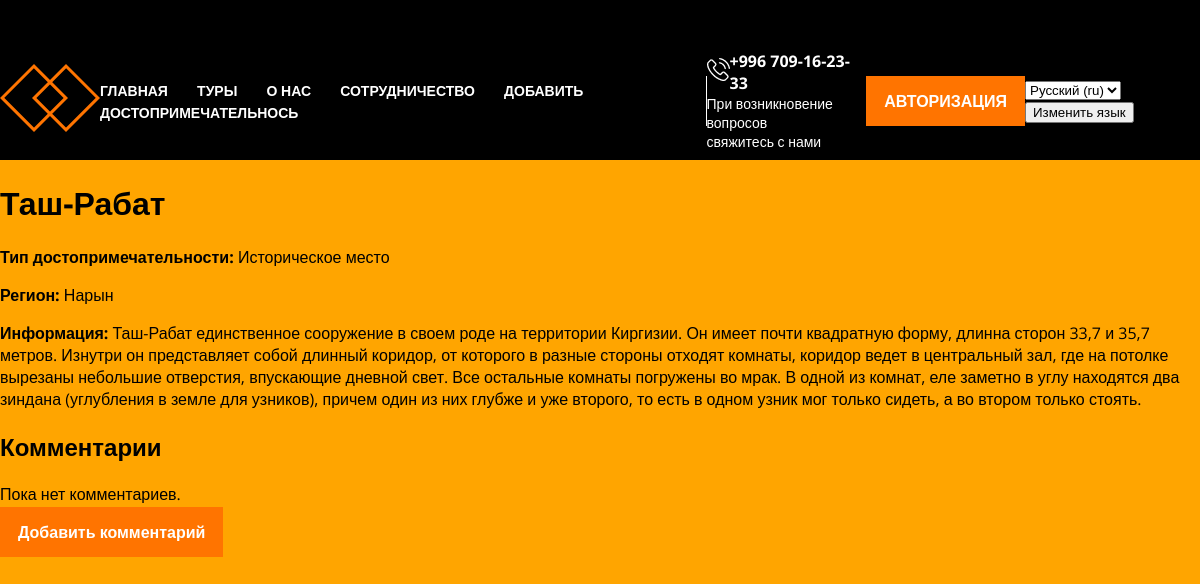
The page /ru/4 on the database its author committed.
### main/models.py (models this page shows, shortened)
class Attraction(models.Model):
    attraction = models.CharField('Достопримечательность', max_length=50)
    attraction_type = models.CharField('Тип достопримечательности', max_length=50)
    region = models.CharField('Регион', max_length=50)
    information = models.TextField('Информация')
    class Meta:
        verbose_name = 'Достопримечательность'
        verbose_name_plural = 'Достопримечательности'

### main/views.py (the view)
# urls.py: path('<int:pk>',views.AttractionDetailView.as_view(), name='attraction-detail'),
class AttractionDetailView(DetailView):
    model = Attraction
    template_name = 'main/details_view.html'
    context_object_name = 'attraction'

### main/templates/main/details_view.html (shortened to what this page needs)
{% extends 'main/layout.html' %}
{% load static i18n %}
{% block content %}
    <h1>{{ attraction.attraction}}</h1>
    <p><strong>{% trans "Тип достопримечательности:" %}</strong> {{ attraction.attraction_type }}</p>
    <p><strong>{% trans "Регион:" %}</strong> {{ attraction.region }}</p>
    <p><strong>{% trans "Информация:" %}</strong> {{ attraction.information }}</p>
    <h2>{% trans "Комментарии" %}</h2>
    {% if attraction.comments.all %}
            {% for comment in attraction.comments.all %}
                    <p><strong>{% trans "Пользователь:" %}</strong> {{ comment.user }}</p>
                    <p><strong>{% trans "Тема:" %}</strong> {{ comment.subject }}</p>
                    <p><strong>{% trans "Сообщение:" %}</strong> {{ comment.message }}</p>
                    <form method="post" action="{% url 'unpublish_comment' comment.id %}">
                        {% csrf_token %}
                    <button class="btn btn-warning" type="submit">{% trans "Снять с публикации" %}</button><br><br>
                    </form>
                    {% if success_message %}
                        <div id="success-message" class="alert alert-success" role="alert">
                        {{ success_message }}
                        </div>
                    {% endif %}
            {% endfor %}
    {% else %}
        <p>{% trans "Пока нет комментариев." %}</p>
    {% endif %}
    <a class='button' href='{% url "add_comment" attraction.id %}'>{% trans "Добавить комментарий" %}</a>
{% endblock %}

### main/static/main/css/main.css (style rules this page uses)
body { background-color: orange; margin: 0; font-family: 'Open Sans', sans-serif; }
.button { background-color: #FF7400; color: #fff; text-decoration: none; padding: 14px 18px; font-weight: 700; transition: background-color 0.2s linear; }

### rows shown on the page
Attraction: attraction "Таш-Рабат", attraction_type "Историческое место", region "Нарын", information "Таш-Рабат единственное сооружение в своем роде на территории Киргизии. Он имеет почти квадратную форму, длинна сторон 33,7 и 35,7 метров. Изнутри он представляет собой длинный коридор, от которого в разные стороны отходят комнаты, коридор ведет в центральный зал, где на потолке вырезаны небольшие отверстия, впускающие дневной свет. Все остальные комнаты погружены во мрак. В одной из комнат, еле заметно в углу находятся два зиндана (углубления в земле для узников), причем один из них глубже и уже второго, то есть в одном узник мог только сидеть, а во втором только стоять."

### other values the page prints
form field language "Русский (ru)"
